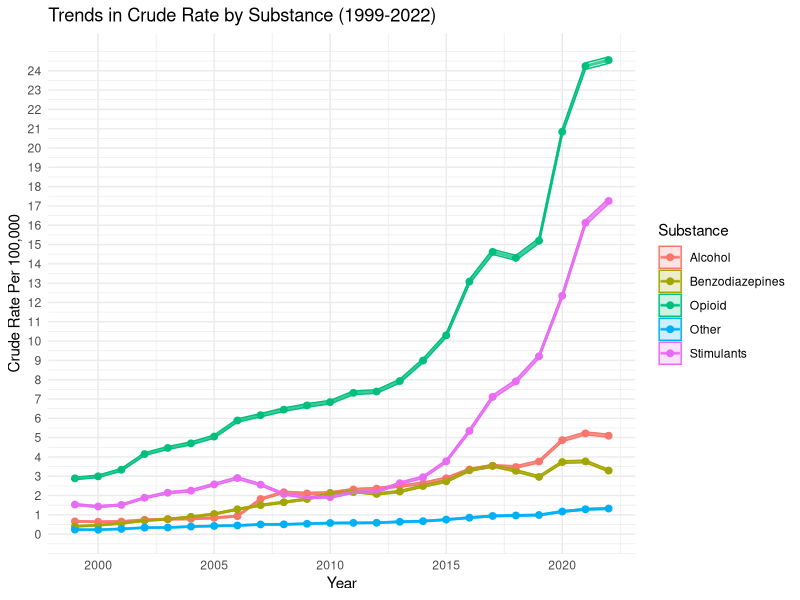
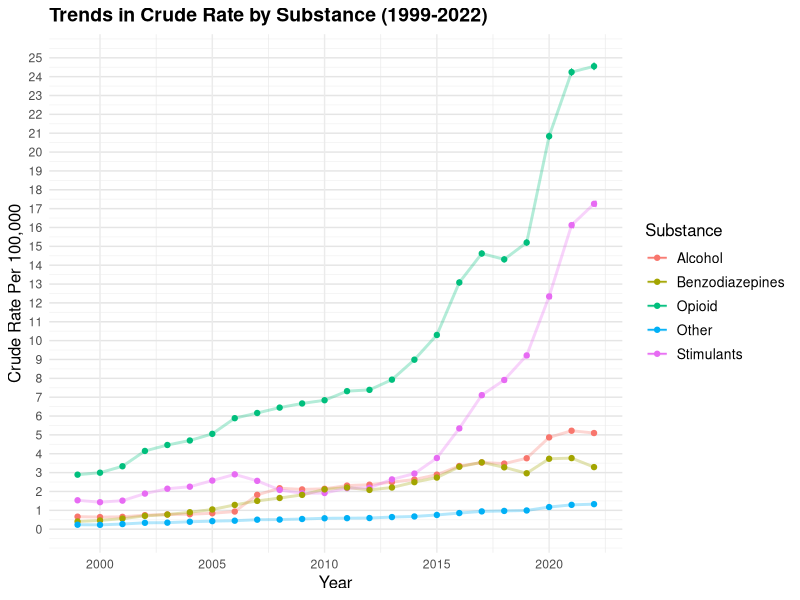
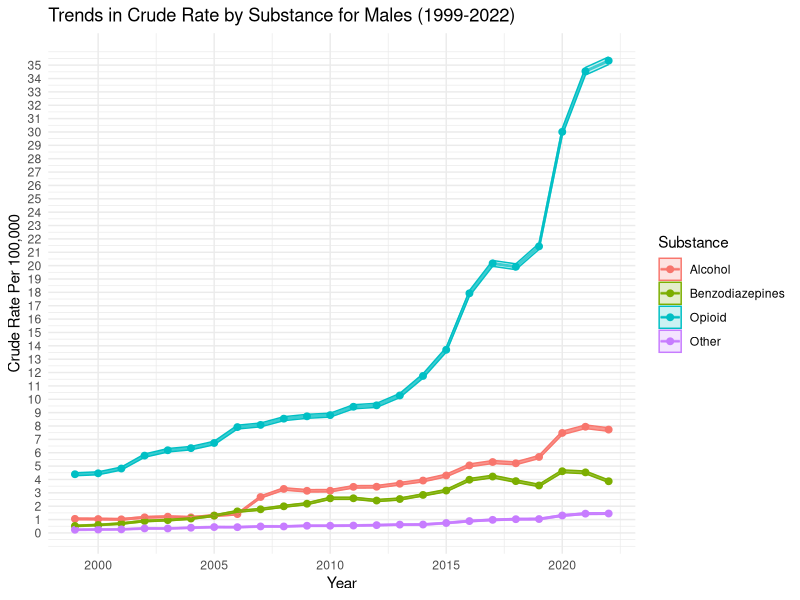
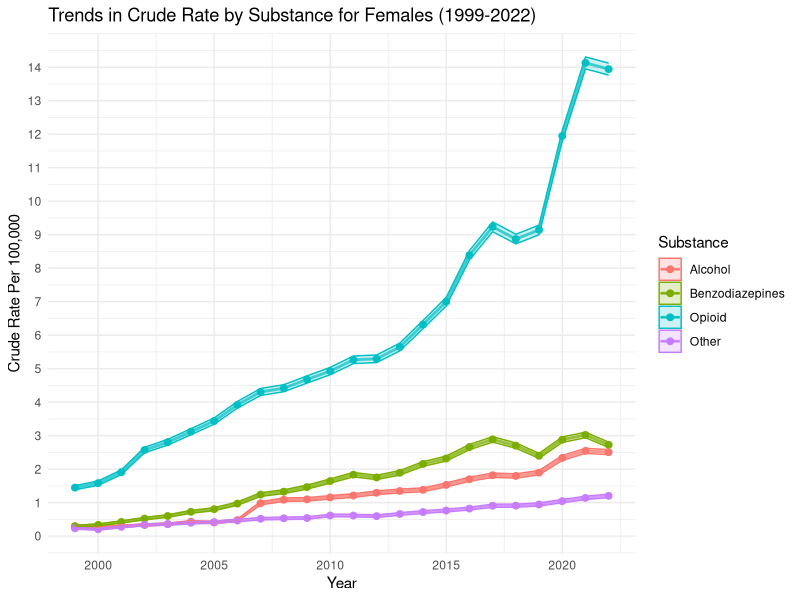
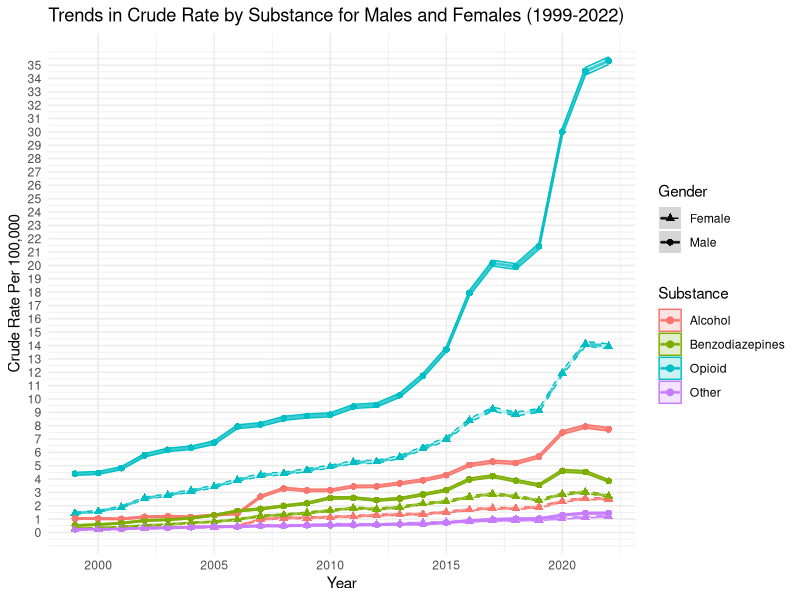

Reproduce these figures in R, in order.
## ---- chunk 1
# Load necessary libraries
library(readxl)
library(ggplot2)

# Load the data from the Excel file
data <- read_excel("Figure data.xlsx", sheet = "Year")

# Filter the data for the required substances
substances <- c("Opioid", "Alcohol", "Stimulants", "Benzodiazepines", "Other")
filtered_data <- subset(data, Substances %in% substances)

# Create the trend line plot with points, 95% CI, and error bars using ggplot2
ggplot(filtered_data, aes(x = Year, y = `Crude Rate`, color = Substances)) +
  geom_line(size = 1, alpha = 0.7) +
  geom_point(size = 2) +
  geom_ribbon(aes(ymin = `Crude Rate Lower 95% Confidence Interval`, ymax = `Crude Rate Upper 95% Confidence Interval`, fill = Substances), alpha = 0.2) +
  geom_errorbar(aes(ymin = `Crude Rate` - `Crude Rate Standard Error`, ymax = `Crude Rate` + `Crude Rate Standard Error`), width = 0, size = 0.5) +
  labs(title = "Trends in Crude Rate by Substance (1999-2022)",
       x = "Year",
       y = "Crude Rate Per 100,000",
       color = "Substance",
       fill = "Substance") +
  scale_y_continuous(breaks = seq(0, max(filtered_data$`Crude Rate`, na.rm = TRUE), by = 1)) +
  theme_minimal()


## ---- chunk 2
# Load necessary libraries
library(readxl)
library(ggplot2)

# Load the data from the Excel file
data <- read_excel("Figure data.xlsx", sheet = "Year")

# Filter the data for the required substances
substances <- c("Opioid", "Alcohol", "Stimulants", "Benzodiazepines", "Other")
filtered_data <- subset(data, Substances %in% substances)

# Create the trend line plot
ggplot(filtered_data, aes(x = Year, y = `Crude Rate`, color = Substances)) +
  # Add the connecting lines with 70% opacity
  geom_line(size = 1, alpha = 0.3) +  # Set line opacity to 30%
  # Add box plot style error bars
  geom_errorbar(aes(ymin = `Crude Rate Lower 95% Confidence Interval`, 
                    ymax = `Crude Rate Upper 95% Confidence Interval`),
                width = 0.2,    # Width of error bar caps
                position = position_dodge(0.2)) + # Avoid overlapping
  # Add points
  geom_point(size = 1.5) +
  # Set y-axis breaks to increment by 1
  scale_y_continuous(
    breaks = seq(0, ceiling(max(filtered_data$`Crude Rate`)), by = 1),
    limits = c(0, ceiling(max(filtered_data$`Crude Rate`)))
  ) +
  # Labels
  labs(title = "Trends in Crude Rate by Substance (1999-2022)",
       x = "Year",
       y = "Crude Rate Per 100,000",
       color = "Substance") +
  # Theme customization
  theme_minimal() +
  theme(
    plot.title = element_text(size = 14, face = "bold"),
    axis.title = element_text(size = 12),
    legend.title = element_text(size = 12),
    legend.text = element_text(size = 10),
    legend.position = "right",
    panel.grid.major.y = element_line(color = "gray90"),
    panel.grid.minor.y = element_line(color = "gray95"))


## ---- chunk 3
# Load necessary libraries
library(readxl)
library(ggplot2)

# Load the data from the Excel file
data <- read_excel("Figure data.xlsx", sheet = "Year")

# Filter the data for the required substances
substances <- c("Opioid", "Alcohol", "Stimulants", "Benzodiazepines", "Other")
filtered_data <- subset(data, Substances %in% substances)

# Create and save the plot
p <- ggplot(filtered_data, aes(x = Year, y = `Crude Rate`, color = Substances)) +
  geom_line(size = 1, alpha = 0.3) +
  geom_errorbar(aes(ymin = `Crude Rate Lower 95% Confidence Interval`, 
                    ymax = `Crude Rate Upper 95% Confidence Interval`),
                width = 0.2,
                position = position_dodge(0.2)) +
  geom_point(size = 1.5) +
  # 修改X轴为两年一个单位
  scale_x_continuous(breaks = seq(min(filtered_data$Year), 
                                max(filtered_data$Year), 
                                by = 2)) +
  scale_y_continuous(
    breaks = seq(0, ceiling(max(filtered_data$`Crude Rate`)), by = 1),
    limits = c(0, ceiling(max(filtered_data$`Crude Rate`)))
  ) +
  labs(title = "Trends in Crude Rate by Substance (1999-2022)",
       x = "Year",
       y = "Crude Rate Per 100,000",
       color = "Substance") +
  theme_minimal() +
  theme(
    plot.title = element_text(size = 14, face = "bold"),
    axis.title = element_text(size = 12),
    legend.title = element_text(size = 12),
    legend.text = element_text(size = 10),
    legend.position = "right",
    panel.grid.major.y = element_line(color = "gray90"),
    panel.grid.minor.y = element_line(color = "gray95")
  )

## ---- chunk 4
# Load necessary libraries
library(readxl)
library(ggplot2)

# Load the data from the Excel file
data <- read_excel("Figure data.xlsx", sheet = "Gender")

# Filter the data for the required substances
substances <- c("Opioid", "Alcohol", "Stimulants", "Benzodiazepines", "Other")
filtered_data <- subset(data, Substance %in% substances)

# Separate data by gender
male_data <- subset(filtered_data, Gender == "Male")
female_data <- subset(filtered_data, Gender == "Female")

# Create the trend line plot for males
ggplot(male_data, aes(x = Year, y = `Crude Rate`, color = Substance)) +
  geom_line(size = 1, alpha = 0.7) +
  geom_point(size = 2) +
  geom_ribbon(aes(ymin = `Crude Rate Lower 95% Confidence Interval`, ymax = `Crude Rate Upper 95% Confidence Interval`, fill = Substance), alpha = 0.2) +
  geom_errorbar(aes(ymin = `Crude Rate` - `Crude Rate Standard Error`, ymax = `Crude Rate` + `Crude Rate Standard Error`), width = 0, size = 0.5) +
  labs(title = "Trends in Crude Rate by Substance for Males (1999-2022)",
       x = "Year",
       y = "Crude Rate Per 100,000",
       color = "Substance",
       fill = "Substance") +
  scale_y_continuous(breaks = seq(0, max(male_data$`Crude Rate`, na.rm = TRUE), by = 1)) +
  theme_minimal()

# Create the trend line plot for females
ggplot(female_data, aes(x = Year, y = `Crude Rate`, color = Substance)) +
  geom_line(size = 1, alpha = 0.7) +
  geom_point(size = 2) +
  geom_ribbon(aes(ymin = `Crude Rate Lower 95% Confidence Interval`, ymax = `Crude Rate Upper 95% Confidence Interval`, fill = Substance), alpha = 0.2) +
  geom_errorbar(aes(ymin = `Crude Rate` - `Crude Rate Standard Error`, ymax = `Crude Rate` + `Crude Rate Standard Error`), width = 0, size = 0.5) +
  labs(title = "Trends in Crude Rate by Substance for Females (1999-2022)",
       x = "Year",
       y = "Crude Rate Per 100,000",
       color = "Substance",
       fill = "Substance") +
  scale_y_continuous(breaks = seq(0, max(female_data$`Crude Rate`, na.rm = TRUE), by = 1)) +
  theme_minimal()

## ---- chunk 5
# Load necessary libraries
library(readxl)
library(ggplot2)

# Load the data from the Excel file
data <- read_excel("Figure data.xlsx", sheet = "Gender")

# Filter the data for the required substances
substances <- c("Opioid", "Alcohol", "Stimulants", "Benzodiazepines", "Other")
filtered_data <- subset(data, Substance %in% substances)

# Create the trend line plot for males and females combined
ggplot(filtered_data, aes(x = Year, y = `Crude Rate`, color = Substance, shape = Gender, linetype = Gender)) +
  geom_line(size = 1, alpha = 0.7) +
  geom_point(size = 2) +
  geom_ribbon(aes(ymin = `Crude Rate Lower 95% Confidence Interval`, ymax = `Crude Rate Upper 95% Confidence Interval`, fill = Substance), alpha = 0.2) +
  geom_errorbar(aes(ymin = `Crude Rate` - `Crude Rate Standard Error`, ymax = `Crude Rate` + `Crude Rate Standard Error`), width = 0, size = 0.5) +
  scale_shape_manual(values = c("Male" = 16, "Female" = 17)) +  # Male as circle, Female as triangle
  scale_linetype_manual(values = c("Male" = "solid", "Female" = "dashed")) +  # Male as solid, Female as dashed
  labs(title = "Trends in Crude Rate by Substance for Males and Females (1999-2022)",
       x = "Year",
       y = "Crude Rate Per 100,000",
       color = "Substance",
       fill = "Substance",
       linetype = "Gender",
       shape = "Gender") +
  scale_y_continuous(breaks = seq(0, max(filtered_data$`Crude Rate`, na.rm = TRUE), by = 1)) +
  theme_minimal()

